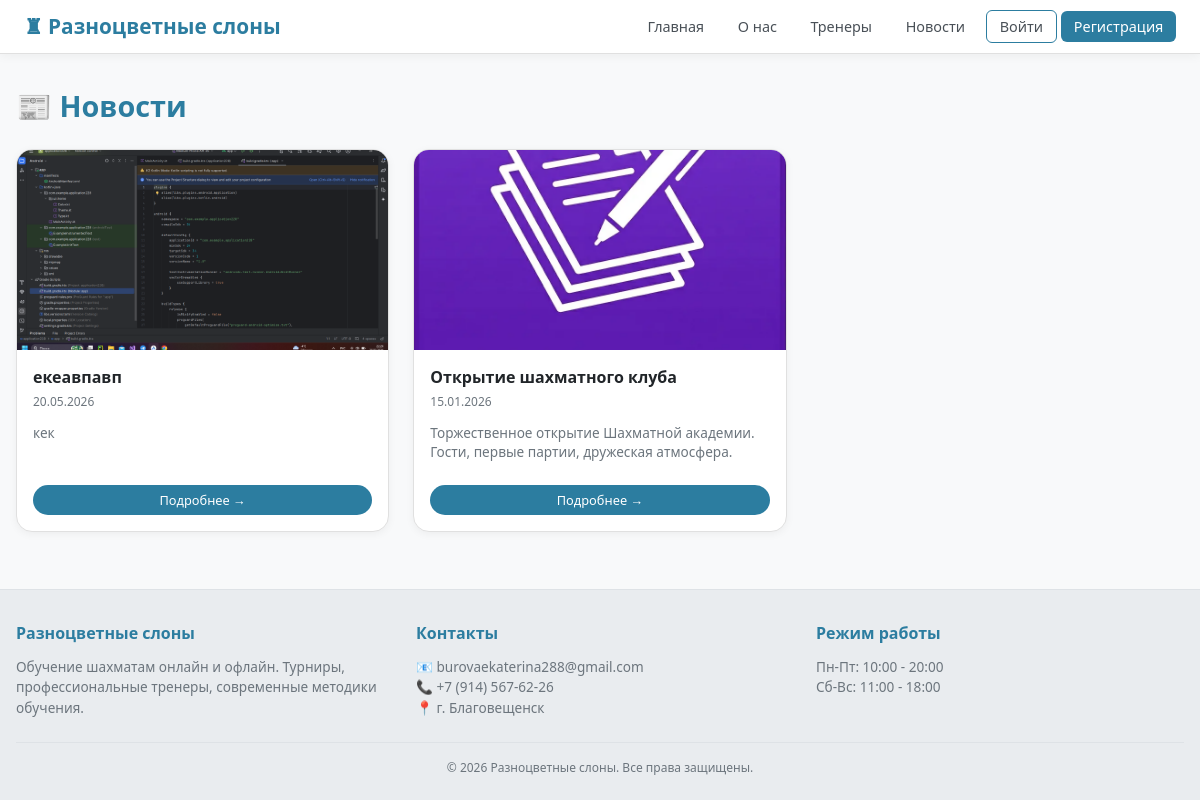
The app's page /gallery/, older data.
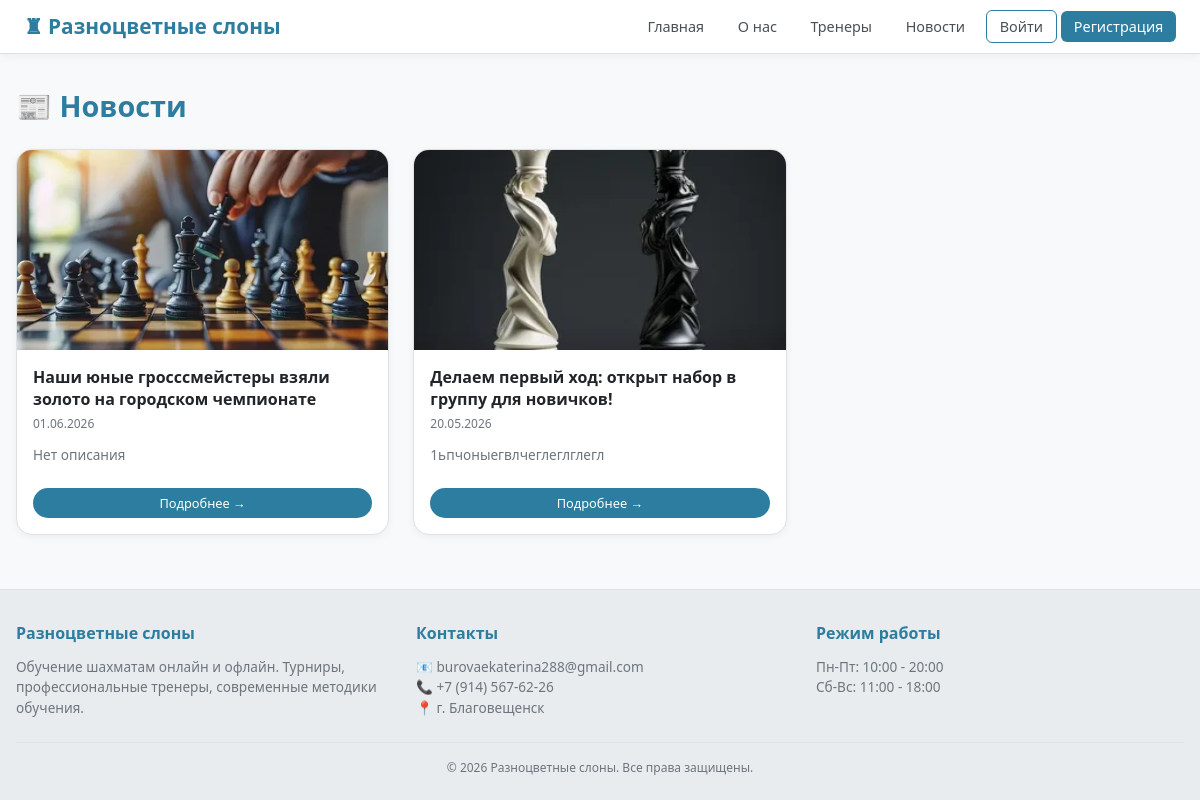
The same page, newer data.
### main/models.py (models this page shows, shortened)
class Gallery(models.Model):
    title = models.CharField(max_length=200, verbose_name='Название')
    image = models.ImageField(upload_to='gallery/')
    description = models.TextField(blank=True, verbose_name='Описание')
    event_date = models.DateField(verbose_name='Дата события')
    uploaded_at = models.DateTimeField(auto_now_add=True)
    class Meta:
        ordering = ['-event_date']

### main/views.py (the view)
# urls.py: path('gallery/', views.gallery, name='gallery'),
def gallery(request):
    photos = Gallery.objects.all()
    return render(request, 'main/gallery.html', {'photos': photos})

### main/templates/main/gallery.html (shortened to what this page needs)
{% extends 'main/base.html' %}
{% block content %}
<h1 class="page-title">📰 Новости</h1>
{% if photos %}
<div class="gallery-grid">
    {% for photo in photos %}
    <div class="gallery-item">
        {% if photo.image %}
        <img src="{{ photo.image.url }}" alt="{{ photo.title }}">
        {% else %}
        <div style="height:200px; display:flex; align-items:center; justify-content:center; background:#f8f9fa; color:#adb5bd;">📷 Нет фото</div>
        {% endif %}
        <div class="gallery-info">
            <h4>{{ photo.title }}</h4>
            <small>{{ photo.event_date|date:"d.m.Y" }}</small>
            <div class="gallery-description">{{ photo.description|truncatewords:15|default:"Нет описания" }}</div>
            <a href="{% url 'news_detail' photo.id %}" class="btn-detail">Подробнее →</a>
        </div>
    </div>
    {% endfor %}
</div>
{% else %}
<p class="empty-message">Нет новостей. Нажмите "📰 Новости" в панели администратора, чтобы добавить.</p>
{% endif %}
{% endblock %}

### main/templates/main/base.html (shortened to what this page needs)
<!DOCTYPE html>
<html lang="ru">
<head>
</head>
<body>
    <div class="navbar">
        <div class="logo" onclick="window.location.href='/'">♜ Разноцветные слоны</div>
        <div class="nav-links" id="navLinks">
            <a href="/">Главная</a>
            {% if user.is_authenticated %}
                <a href="{% url 'tournaments' %}">Турниры</a>
                <a href="{% url 'trainers_list' %}">Тренеры</a>
                <a href="{% url 'lessons_list' %}">Уроки</a>
                <a href="{% url 'meetings_list' %}">Встречи</a>
                <a href="{% url 'gallery' %}">Новости</a>
                <a href="{% url 'profile' %}">Профиль</a>
                <a href="{% url 'chat' %}">Чат</a>
                {% if user.role == 'admin' %}
                    <a href="{% url 'users_list' %}">Пользователи</a>
                    <a href="{% url 'stats' %}">Статистика</a>
                {% endif %}
            {% else %}
                <a href="{% url 'about' %}">О нас</a>
                <a href="{% url 'trainers_list' %}">Тренеры</a>
                <a href="{% url 'gallery' %}">Новости</a>
              <div class="ml-auto">
    <a href="{% url 'login' %}" class="btn btn-outline">Войти</a>
    <a href="{% url 'register' %}" class="btn btn-primary" style="background: #2c7da0; color: white;">Регистрация</a>
</div>
            {% endif %}
        </div>
    </div>
    <div class="container">
        {% block content %}{% endblock %}
    </div>
    <footer class="footer">
        <div class="footer-content">
            <div class="footer-col">
                <h3>Разноцветные слоны</h3>
                <p>Обучение шахматам онлайн и офлайн. Турниры, профессиональные тренеры, современные методики обучения.</p>
            </div>
            <div class="footer-col">
                <h3>Контакты</h3>
                <p>📧 burovaekaterina288@gmail.com</p>
                <p>📞 +7 (914) 567-62-26</p>
                <p>📍 г. Благовещенск</p>
            </div>
            <div class="footer-col">
                <h3>Режим работы</h3>
                <p>Пн-Пт: 10:00 - 20:00</p>
                <p>Сб-Вс: 11:00 - 18:00</p>
            </div>
        </div>
        <div class="footer-bottom">
            <p>© {% now "Y" %} Разноцветные слоны. Все права защищены.</p>
        </div>
    </footer>
</body>
</html>

### main/templates/main/base.html (style rules this page uses)
* { margin: 0; padding: 0; box-sizing: border-box; font-family: 'Segoe UI', system-ui, sans-serif; }
body { background: #f8f9fa; color: #212529; min-height: 100vh; display: flex; flex-direction: column; overflow-x: hidden; max-width: 100%; padding-top: 70px; }
html { overflow-x: hidden; max-width: 100%; }
.navbar { background: #ffffff; padding: 0.6rem 1.5rem; border-bottom: 1px solid #e0e0e0; display: flex; justify-content: space-between; align-items: center; position: fixed; top: 0; left: 0; right: 0; z-index: 1000; width: 100%; box-shadow: 0 2px 10px rgba(0,0,0,0.05); }
.container { max-width: 1200px; margin: 0 auto; padding: 1rem; flex: 1; width: 100%; overflow-x: hidden; }
.logo { font-size: 1.3rem; font-weight: bold; color: #2c7da0; cursor: pointer; }
.nav-links { display: flex; gap: 0.5rem; align-items: center; flex-wrap: wrap; }
.nav-links a { color: #495057; text-decoration: none; font-size: 0.9rem; padding: 0.4rem 0.8rem; font-weight: 500; border-radius: 6px; transition: all 0.2s; }
.ml-auto { margin-left: auto; }
.btn { padding: 0.4rem 1rem; border: none; border-radius: 8px; cursor: pointer; font-weight: 500; text-decoration: none; display: inline-block; transition: all 0.2s; }
.btn-primary { background: #2c7da0; color: white; }
.btn-outline { background: transparent; color: #2c7da0; border: 1px solid #2c7da0; }
.footer { background: #e9ecef; padding: 2rem 1rem 1.5rem; margin-top: 2rem; width: 100%; border-top: 1px solid #dee2e6; }
.footer-content { max-width: 1200px; margin: 0 auto; display: flex; flex-wrap: wrap; justify-content: space-between; gap: 2rem; }
.footer-col { flex: 1; min-width: 200px; }
.footer-col h3 { color: #2c7da0; margin-bottom: 0.8rem; font-size: 1rem; font-weight: 600; }
.footer-col p { font-size: 0.85rem; color: #6c757d; line-height: 1.5; }
.footer-bottom { border-top: 1px solid #dee2e6; margin-top: 1.5rem; padding-top: 1rem; text-align: center; }
.footer-bottom p { font-size: 0.75rem; color: #6c757d; }
.tournaments-grid, .trainers-grid, .lessons-grid, .meetings-grid, .gallery-grid { display: grid; grid-template-columns: repeat(auto-fill, minmax(320px, 1fr)); gap: 1.5rem; }

### main/templates/main/gallery.html (style rules this page uses)
.gallery-grid { display: grid; grid-template-columns: repeat(auto-fill, minmax(280px, 1fr)); gap: 1.5rem; }
.gallery-item { background: white; border-radius: 16px; overflow: hidden; border: 1px solid #e0e0e0; position: relative; box-shadow: 0 2px 8px rgba(0,0,0,0.05); transition: all 0.3s ease; display: flex; flex-direction: column; }
.gallery-item img { width: 100%; height: 200px; object-fit: cover; }
.gallery-info { padding: 1rem; flex: 1; display: flex; flex-direction: column; }
.gallery-info h4 { color: #212529; font-size: 1rem; margin-bottom: 0.3rem; font-weight: 600; }
.gallery-info small { color: #6c757d; font-size: 0.75rem; display: block; margin-bottom: 0.8rem; }
.gallery-description { color: #6c757d; font-size: 0.85rem; line-height: 1.4; margin-bottom: 1rem; flex: 1; }
.btn-detail { background: #2c7da0; color: white; padding: 0.4rem 1rem; border-radius: 30px; text-decoration: none; display: inline-block; text-align: center; font-size: 0.8rem; transition: all 0.2s; margin-top: 0.5rem; }
.page-title { color: #2c7da0; margin-bottom: 1.5rem; font-size: 1.8rem; font-weight: 600; }

Row changes from the older to the newer data that the page shows:
removed Gallery: image (picture), title "екеавпавп", event_date "20.05.2026", description "кек"
removed Gallery: image (picture), title "Открытие шахматного клуба", event_date "15.01.2026", description "Торжественное открытие Шахматной академии. Гости, первые партии, дружеская атмосфера."
added Gallery: image (picture), title "Наши юные гросссмейстеры взяли золото на городском чемпионате", event_date "01.06.2026", description "Нет описания"
added Gallery: image (picture), title "Делаем первый ход: открыт набор в группу для новичков!", event_date "20.05.2026", description "1ьпчоныегвлчеглеглглегл"
